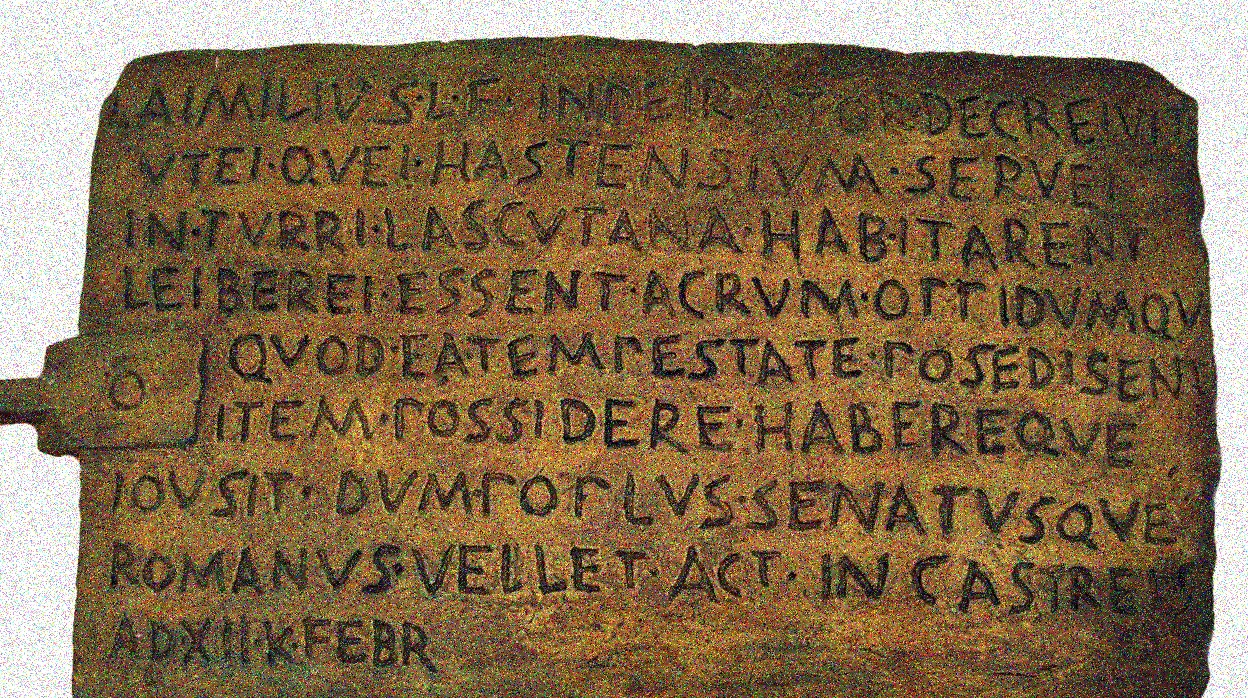
#> input picture assets/image-with-noise.jpg, 1248 x 698 px
$ jupyter execute --allow-errors Computer-vision-final-project.ipynb   (shell and % lines are left out)
#> lines starting #> are read from the running program, lines starting #| are printed output that depends on the picture
# Final project - Computer vision

---

- LIS4042 Visión artificial
- Profesora Zobeida Guzmán
- Otoño 2022
- UDLAP

The original repository for this code is on: https://github.com/mandorc/Vision-artificial-proyecto-final

---

The final project consists of the realization of a system that can extract the old Latin text from images.

For this project, different stages are considered in which preprocessing is carried out, feature extraction, classification, among others, are applied.

During the development of this project, the evaluations of the techniques applied for the development of the application are carried out.

## Contributions of the team

In the following table only the tasks that were used for the final project are shown, however, in this Jupyter Notebook all the implemented tasks are shown.

| Stage | Proposal executed in the final project | Developed by | evaluated or integrated by |
| :---: | :--- | :---: | :---: |
| Preprocessing | Noise reduction using Median Filtering | Armando | Armando |
| Preprocessing | Histogram equalization for contrast enhancement | Armando | Armando |
| Segmentation | Thresholding for image segmentation | Armando | Armando |
| Feature Extraction | Feature extraction using ORB | Alejandro | Alejandro |
| Clustering | K-means | Alejandro  | Alejandro |
| Deep learning | CNN | Alejandro  | Alejandro |

## Requeriments

To be able to execute all the libraries used within this Notebook, it is necessary to guarantee that all the following libraries are installed, for this it is enough to execute the following code block:

## Preprocessing

It is important that before carrying out an analysis of the images that we have in our dataset, we carry out an image improvement process.

To carry out the image improvement we can implement different filters, depending on the characteristics of each of the images.

The filters proposed for it are the following:

### Median filtering

Median filters are particularly effective in the presence of impulse noise.

[cell 1]
# import Opencv
import cv2
# import matplotlib for plotting
from matplotlib import pyplot as plt
# import numpy for working with vectors
import numpy as np

# Read the image from the assets folder
img = cv2.imread('assets/image-with-noise.jpg')
#> img is the input picture: shape (698, 1248, 3); mean B, G, R 80.6, 109, 131.5
# Apply the median filter included on the opencv library
median = cv2.medianBlur(img, 5)

# type object representing the type of array scalars of uint16 dtype
median = median.astype(np.uint16)
# We save the image into the assets folder
cv2.imwrite("assets/image_without_noise.jpg", median)

images = np.concatenate((img, median), axis=1)
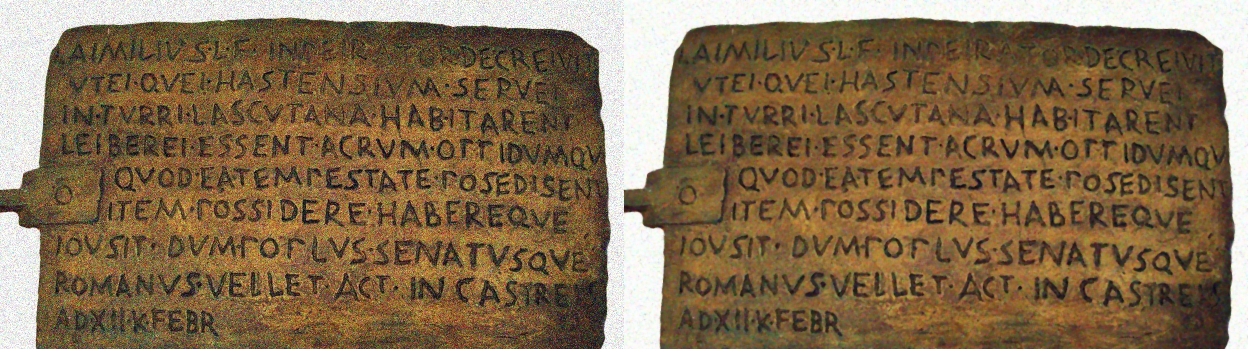
#> images: shape (698, 2496, 3) uint16 (shown at 1/2 size); mean B, G, R 80, 109, 131.8

# We show the images on the notebook
plt.imshow(images)
#> figure, not shown here; B, G, R data is drawn as R, G, B

### Histogram equalization for contrast enhancement

Histogram equalization is a technique used to improve contrast in images by effectively spreading out the most requent values.

A normalized histogram is given by equation:

$$p(r_k) =  \frac{n_k}{MN}, \thinspace for \thinspace k=0,1,2,...,L-1$$

Where:
- $MN$ is the total number of pixels in the image.
- $N_k$ is the number of pixels that have intensity $r_k$

[cell 2]
# import Opencv
import cv2

# import Numpy
import numpy as np

# We load the image from the assets folder
img = cv2.imread('assets/image_without_noise.jpg', 0)
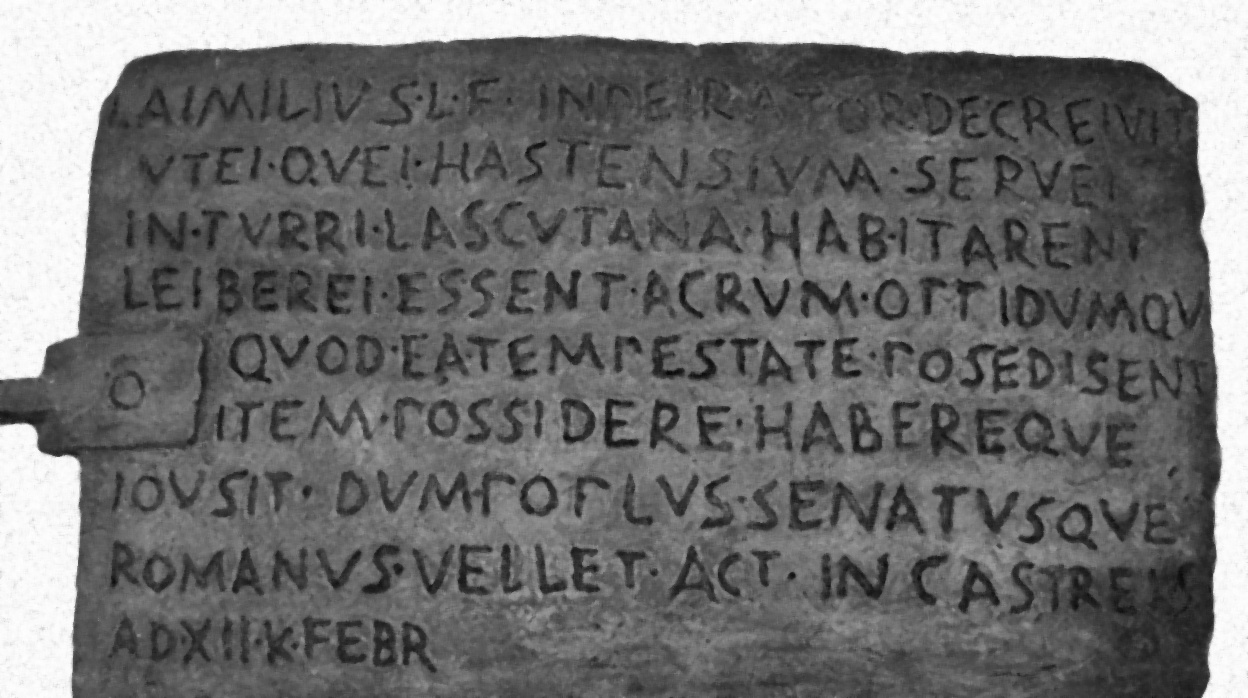
#> img: shape (698, 1248); min 5, max 255, mean 112.6

# creating a Histograms Equalization of an image
equ = cv2.equalizeHist(img)
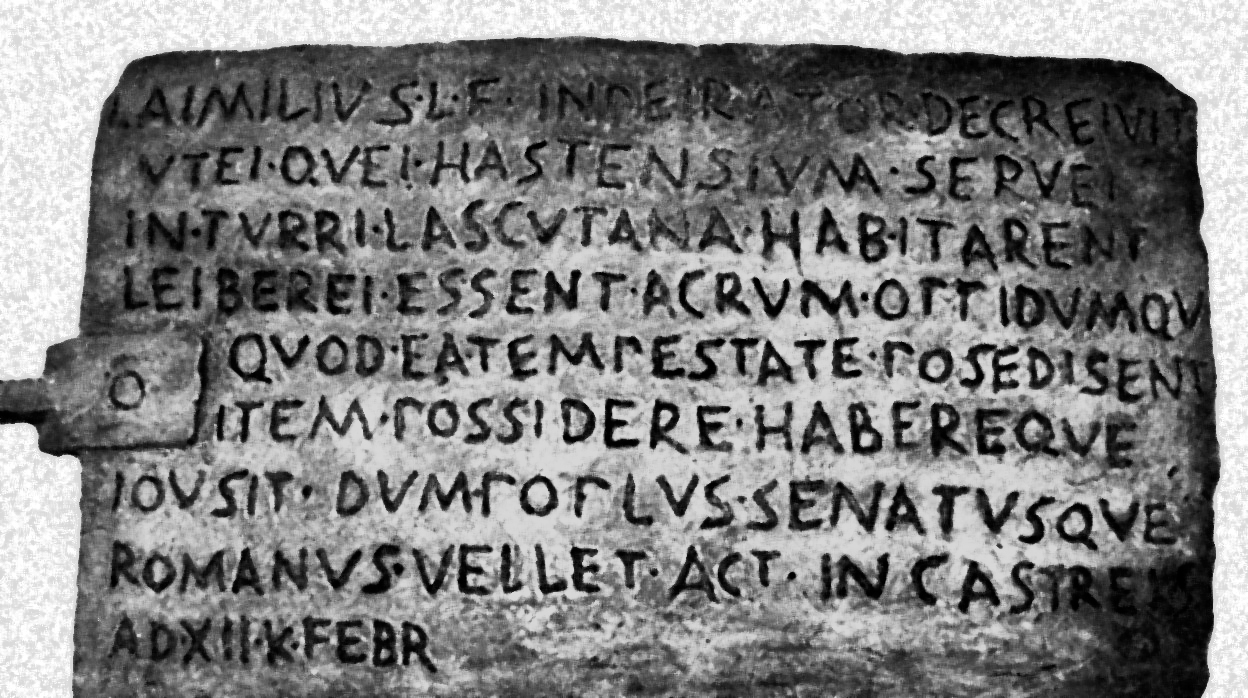
#> equ: shape (698, 1248); min 0, max 255, mean 128.8

# type object representing the type of array scalars of uint16 dtype
equ = equ.astype(np.uint16)
# We save the image into the assets folder
cv2.imwrite("assets/image_without_noise_contrast.jpg", equ)

# We show the images on the notebook
plt.imshow(equ)

## Segmentation using Thresholding

It is considered on the simplest method for image segmentation where this method can create binary images.

One way to extract the objects from the background is to select a threshold (T).

One limitation is that thresholding will work with low level of noise.

[cell 3]
# import opencv
import cv2
# import Numpy
import numpy as np
import matplotlib.pyplot as plt

# Load a clean image from the dataset
img = cv2.imread('assets/latin-clean-sample.png')
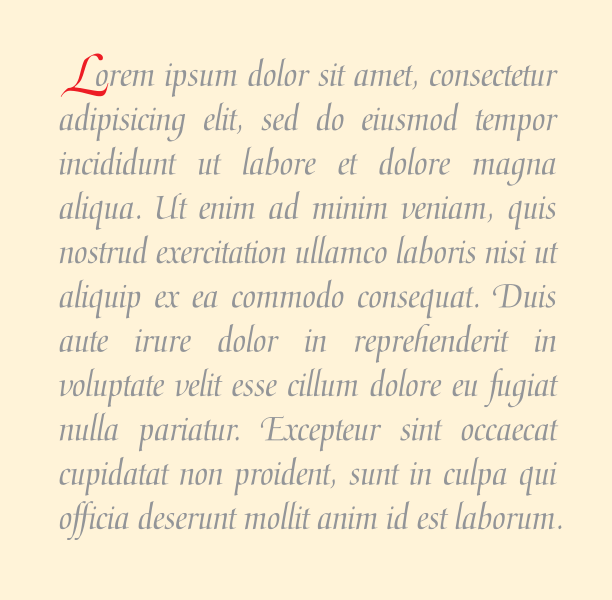
#> input picture assets/latin-clean-sample.png, 612 x 600 px
#> img is the input picture: shape (600, 612, 3); mean B, G, R 211, 235.7, 246.9
# Convert the image to gray scale
#> (the rest of this cell did not finish here and is left out)

## Feature Extraction

SIFT Detector is used to extract points of interests from an image, SIFT is not dependant to properties as viewpoint, depth and scale

It allows identification in apps such:
- Object Recognition in Images
- Path detection and obstacle avoidance algorithms
- Gesture recognition, Mosaic generation, etc

Source: https://www.geeksforgeeks.org/sift-interest-point-detector-using-python-opencv/

[cell 4]
# Import the libraries we need
import cv2
import matplotlib.pyplot as plt
import numpy as np

# Load the image from our dataset
image1 = cv2.imread('assets/latin-clean-sample-segmentation.png')
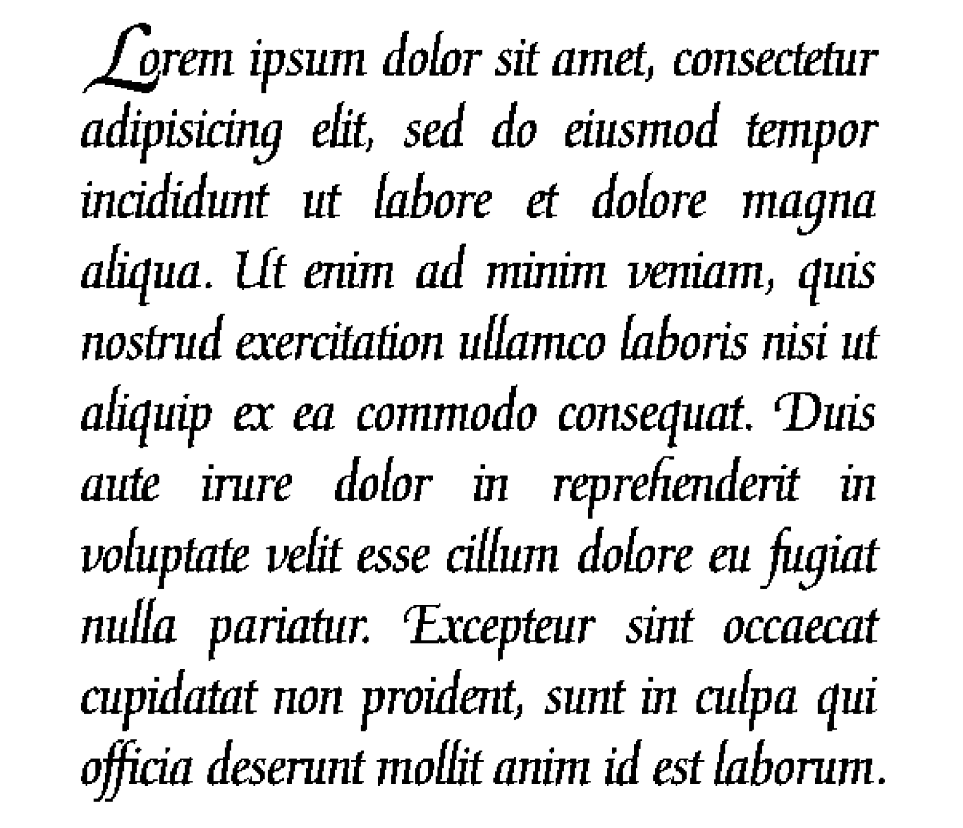
#> input picture assets/latin-clean-sample-segmentation.png, 963 x 828 px
#> image1 is the input picture: shape (828, 963, 3); min 0, max 255, mean 222.5

# Convert the training image to RGB
training_image = cv2.cvtColor(image1, cv2.COLOR_BGR2RGB)

# Convert the training image to gray scale
training_gray = cv2.cvtColor(training_image, cv2.COLOR_RGB2GRAY)

# Create test image by adding Scale Invariance and Rotational Invariance
test_image = cv2.pyrDown(training_image)
test_image = cv2.pyrDown(test_image)
#> test_image: shape (207, 241, 3)
num_rows, num_cols = test_image.shape[:2]
#> num_rows = 207; num_cols = 241

rotation_matrix = cv2.getRotationMatrix2D((num_cols/2, num_rows/2), 30, 1)
test_image = cv2.warpAffine(test_image, rotation_matrix, (num_cols, num_rows))
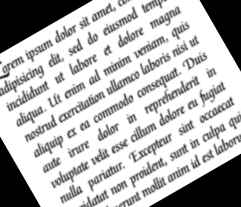
#> test_image: shape (207, 241, 3); min 0, max 255, mean 184.6

test_gray = cv2.cvtColor(test_image, cv2.COLOR_RGB2GRAY)

# Display traning image and testing image
fx, plots = plt.subplots(1, 2, figsize=(20,10))

plots[0].set_title("Training Image")
plots[0].imshow(training_image)

plots[1].set_title("Testing Image")
plots[1].imshow(test_image)

[cell 5]
sift = cv2.SIFT_create()

train_keypoints, train_descriptor= sift.detectAndCompute(training_gray,None)
#> train_keypoints = 6563 keypoints; strongest (x, y, size): (433, 679, 3.5), (483, 466, 3.3), (881, 781, 4.1), (126, 254, 3.5)
test_keypoints, test_descriptor=sift.detectAndCompute(test_gray,None)
#> test_keypoints = 913 keypoints; strongest (x, y, size): (7, 75, 2.2), (231, 99, 2), (175, 70, 2.1), (161, 160, 1.9)

keypoints_without_size = np.copy(training_image)
keypoints_with_size = np.copy(training_image)

cv2.drawKeypoints(training_image, train_keypoints, keypoints_without_size, color = (0, 255, 0))

cv2.drawKeypoints(training_image, train_keypoints, keypoints_with_size, flags = cv2.DRAW_MATCHES_FLAGS_DRAW_RICH_KEYPOINTS)
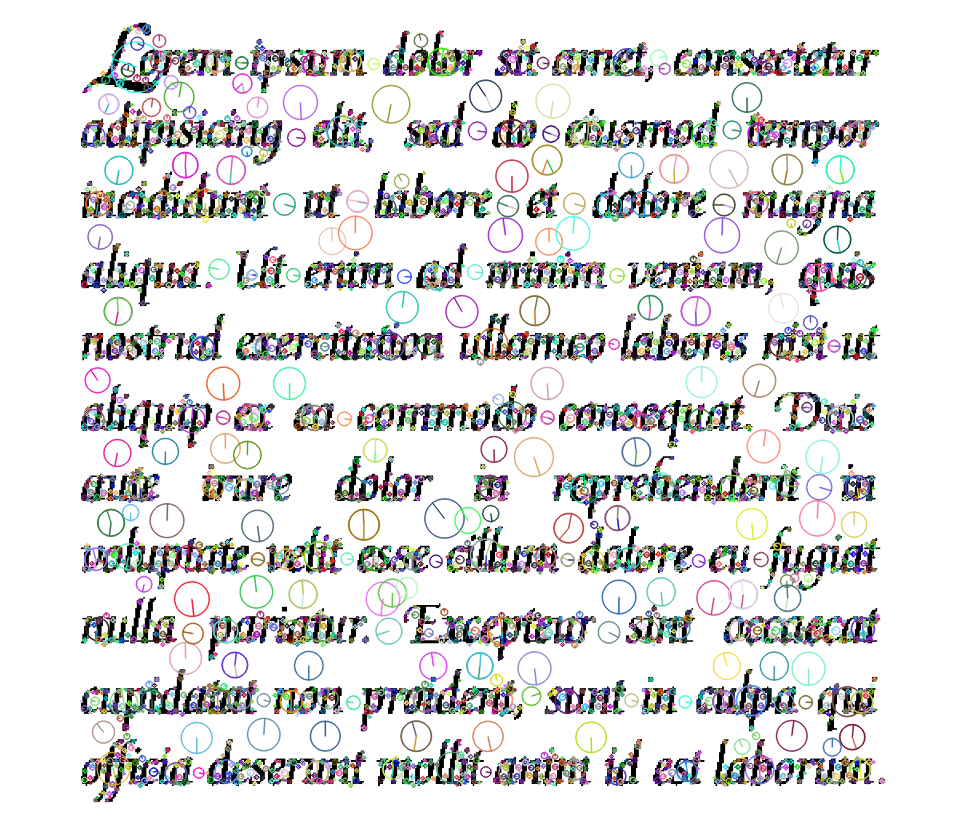
#> keypoints_with_size: shape (828, 963, 3); mean R, G, B 220.1, 220.2, 220.1

# Display image with and without keypoints size
fx, plots = plt.subplots(1, 2, figsize=(20,10))

plots[0].set_title("Train keypoints With Size")
plots[0].imshow(keypoints_with_size, cmap='gray')

plots[1].set_title("Train keypoints Without Size")
plots[1].imshow(keypoints_without_size, cmap='gray')

# Print the number of keypoints detected in the training image
print("Number of Keypoints Detected In The Training Image: ", len(train_keypoints))
#| Number of Keypoints Detected In The Training Image:  6563

# Print the number of keypoints detected in the query image
print("Number of Keypoints Detected In The Query Image: ", len(test_keypoints))
#| Number of Keypoints Detected In The Query Image:  913

[cell 6]
# Create a Brute Force Matcher object.
bf = cv2.BFMatcher(cv2.NORM_HAMMING, crossCheck = True)

# Perform the matching between the ORB descriptors of the training image and the test image
#> (the rest of this cell did not finish here and is left out)

## Clustering analysis using K-means

We pass the descriptorr through a K-Means, and tshow the addition of cuadratic error aginst the  number of nluesters, getting a closer to zero valu with biggers k

[cell 7]
from sklearn.cluster import KMeans
nc = range(1, 30) # El número de iteraciones que queremos hacer.
kmeans = [KMeans(n_clusters=i) for i in nc]
score = [kmeans[i].fit(train_descriptor).score(train_descriptor) for i in range(len(kmeans))]
#> score = 29 values, max -437289984 at index 28, min -937531328 at index 0, mean -563580881.7
score
plt.xlabel('Number of clusters (k)')
plt.ylabel('Addition of the cuadratic errors')
plt.plot(nc,score)
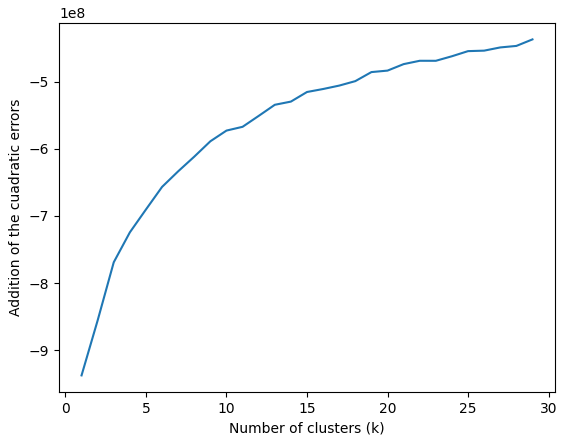
#> figure drawn by matplotlib, 1 panel; curve peaks at x = 29, y = -437289984
